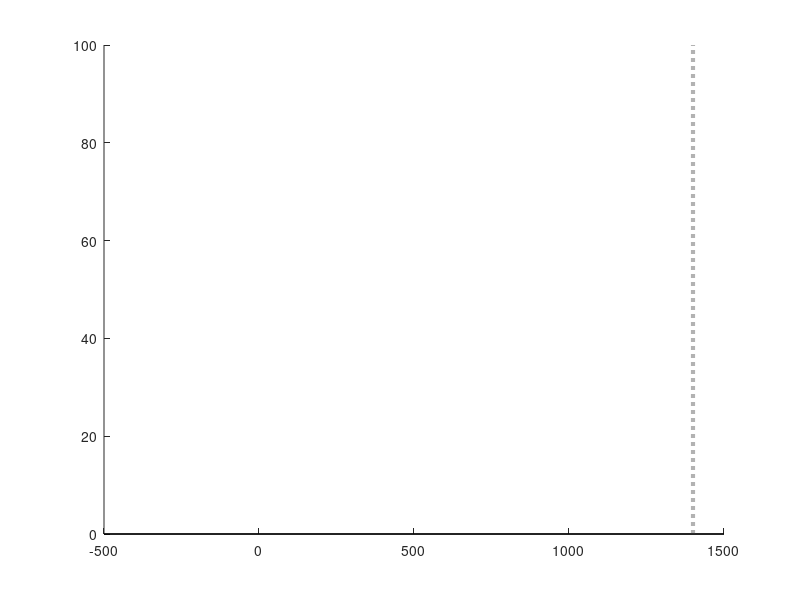

MATLAB code to generate this figure: (Note: this script raises an error after producing the figure.)
%% Script that creates synthetic timbre envelope 


%% 
clear

params.Fs = 100000;
params.F0 = 200; % fundamental frequency 
params.Fc = 1400; % peak harmonic frequency 
params.dur = 0.3; % duration
params.ramp_dur = 0.02; % ramp duration
params.stimdB = 70; % overall level
params.G = 24; % slope, in dB/oct 
%params.fpeaks = [850 1100 1400 1700 2050];
params.fpeaks = [900 1400 2300];
params.mnrep = 1;

% Calculates number of stimuli to be played, just for diplaying the time
% requirement estimation
nstim = length(params.fpeaks);

% Create the Stimulus Gating function
fs = params.Fs;
npts = floor(params.dur*fs);
gate = tukeywin(npts,2*params.ramp_dur/params.dur); %raised cosine ramps

% Generate stimuli for all presentations
params.stim = zeros(nstim*params.mnrep, npts);
presentation = 0; %this value is used as an index for storing a stumulus presentation in the 3rd dimenstion of 'stimuli'

figure('Position',[228,771,746,351]);
hold on
line([params.Fc params.Fc], [0 100], 'LineWidth', 3,'LineStyle', ':', 'Color', [.7 .7 .7]);

% Create stimuli for each rep (irep) and each stimulus (istim)
for istim = 1:nstim
	presentation = presentation + 1;

	% Compute one stimulus waveform.
	this_fpeak = params.fpeaks(istim); % Get peak freq for this presentation

	% Compute fixed set of scalars for central stimulus to obtain spectral envelope & desired stimdB dB SPL
	harmonics = params.F0:params.F0:10000; % component freqs for the central stimulus, when this_fpeak = CF
	num_harmonics = length(harmonics);
	npts = params.dur * fs; % # pts in stimulus
	t = (0:(npts-1))/fs; % time vector
	component_scales_linear = 10.^(-1*abs(log2(harmonics/params.Fc)*params.G)/20); % one set of scales for the center triangle, i.e. when this_fpeak = CF
	interval = zeros(1,npts);
	for iharm = 1:num_harmonics
		comp_freq = harmonics(iharm);
		component = component_scales_linear(iharm) * sin(2*pi*comp_freq*t);
		interval = interval + component;          %Add component to interval
	end
	Level_scale = 20e-6*10.^(params.stimdB/20) * (1/rms(interval)); % overall lienar scalar to bring this centered stimulus up to stimdB
	component_scales_linear = Level_scale * component_scales_linear; % include dB scaling into the set of harmonic component scalars

	% Time vectors
	npts = params.dur * fs; % # pts in stimulus
	t = (0:(npts-1))/fs; % time vector
	interval = zeros(1,length(t));
	harmonics = params.F0:params.F0:10000; % component freqs for the central stimulus, when this_fpeak = CF
	num_harmonics = length(harmonics);

	% Make the stimulus for this_fpeak
	shift = this_fpeak - params.Fc; % a negative values for low fpeaks; 0 at center; positive for high fpeaks
	for iharm = 1:num_harmonics
		comp_freq = (harmonics(iharm) + shift);
		if comp_freq > 75 % Hz; make sure we don't include comps outside calibrated range (Note: because we'll lop off components, then scale to, say, 70 dB SPL overall - the comp amps will change whenever one component is eliminated.
			interval = interval + component_scales_linear(iharm) * sin(2*pi*comp_freq*t);
			int_single = component_scales_linear(iharm) * sin(2*pi*comp_freq*t);
		else
			int_single = 0;
		end
		shifted_harms(iharm) = comp_freq;

		% Plot each stimulus
		y = fft(int_single);
		mdB = 20*log10(abs(y));
		if sum(y)==0
			level(iharm) = NaN;
		else
			level(iharm) = findpeaks(mdB(1:length(mdB)/2), 'MinPeakProminence',200);
		end

		% Plot harmonics
		if istim == 2
			stem(shifted_harms(iharm), level(iharm), 'Marker', 'none', 'LineWidth', ...
				1, 'Color', '#882255');
		else
			stem(shifted_harms(iharm), level(iharm), 'Marker', 'none', 'LineWidth', ...
			1, 'Color', '#DEA6C2');
		end
	end
	stim = interval';

	
	% Apply ramps.
	stim = stim.*gate;
	params.stim(presentation,:) = stim;


	if istim == 2
		plot(shifted_harms, level, 'LineWidth', 1.5, 'Color', '#882255');
	else
		plot(shifted_harms, level, 'LineWidth', 1.5, 'Color', '#DEA6C2');
	end
	ylim([0 70])
	ylabel('Magnitude (dB SPL)')
	xlabel('Frequency')
	title('Synthetic Timbre')
	set(gca, 'XScale', 'log')
	xlim([180 11000])
	xticks(params.Fc)
	xticklabels({'CF'})
	box on
end

set(gca, 'FontSize', 16)

% Create arrow
annotation('arrow',[0.537 0.650],[0.851 0.851]);

% Create arrow
annotation('arrow',[0.5 0.39],[0.851 0.851]);

% Create line
annotation('line',[0.224 0.224],[0.740 0.685]);

% Create line
annotation('line',[0.321, 0.321],[0.737 0.688]);

% Create line
annotation('line',[0.224 0.321],[0.713 0.713]);

% Create textbox
annotation('textbox',[0.23 0.735 0.15 0.066],...
	'String',{'F0 = 200Hz'},...
	'FontSize', 14, ...
	'EdgeColor','none');

% % Create textbox
% annotation('textbox',...
% 	[0.664233576642336 0.812235294117647 0.161105318039625 0.0661764705882353],...
% 	'String',{'Spectrum & harmonics shifted'},...
% 	'EdgeColor','none');

% 
% % Set parameters of synthetic timbre 
% Fs = 100000;
% F0 = 200; % fundamental frequency 
% Fc = 1400; % peak harmonic frequency 
% dur = 0.3; % duration
% rampdur = 0.02; % ramp duration
% stimdB = 70; % overall level
% G = 24; % slope, in dB/oct 
% 
% figure;
% hold on
% 
% nstim = 3;
% fpeaks = [900 1400 1900];
% for istim = 1:nstim
% 
% 	% Compute one stimulus waveform.
% 	this_fpeak = fpeaks(istim);
% 
% 	% Generate synthetic timbre stimulus
% 	harmonics = F0:F0:10000; % component freqs for the central stimulus, when this_fpeak = CF
% 	num_harmonics = length(harmonics);
% 	npts = dur * Fs; % # pts in stimulus
% 	t = (0:(npts-1))/Fs; % time vector
% 	component_scales_linear = 10.^(-1*abs(log2(harmonics/this_fpeak)*G)/20); % one set of scales for the center triangle, i.e. when this_fpeak = CF
% 	stimulus = zeros(1,npts);
% 	for iharm = 1:num_harmonics
% 		comp_freq = harmonics(iharm);
% 		component = component_scales_linear(iharm) * sin(2*pi*comp_freq*t);
% 		stimulus = stimulus + component;          %Add component to interval
% 	end
% 	Level_scale = 20e-6*10.^(stimdB/20) * (1/rms(stimulus)); % overall linear scalar to bring this centered stimulus up to stimdB
% 	component_scales_linear = Level_scale * component_scales_linear; % include dB scaling into the set of harmonic component scalars
% 
% 	% Calculate the level of each harmonic
% 
% 	line([Fc Fc], [0 100], 'LineWidth', 3,'LineStyle', ':', 'Color', [.7 .7 .7]);
% 	for iharm = 1:num_harmonics
% 		stim = component_scales_linear(iharm) * sin(2*pi*harmonics(iharm)*t);
% 
% 		% Plot each stimulus
% 		y = fft(stim);
% 		mdB = 20*log10(abs(y));
% 		level(iharm) = findpeaks(mdB(1:length(mdB)/2), 'MinPeakProminence',200);
% 
% 		% Plot harmonics
% 		if istim == 2
% 			stem(harmonics(iharm), level(iharm), 'Marker', 'none', 'LineWidth', ...
% 				1, 'Color', '#882255');
% 		else
% 			stem(harmonics(iharm), level(iharm), 'Marker', 'none', 'LineWidth', ...
% 			1, 'Color', '#C7779F');
% 		end
% 	end
% 
% 	% Plot envelope
% 	if istim == 2
% 		plot(harmonics, level, 'LineWidth', 1.5, 'Color', '#882255');
% 	else
% 		plot(harmonics, level, 'LineWidth', 1.5, 'Color', '#C7779F');
% 	end
% 	ylim([0 70])
% 	ylabel('Magnitude (dB SPL)')
% 	xlabel('Frequency')
% 	title('Spectral Envelope for Synthetic Timbre')
% 	set(gca, 'XScale', 'log')
% 	xlim([180 11000])
% 	xticks(Fc)
% 	xticklabels({'CF'})
% 
% end
